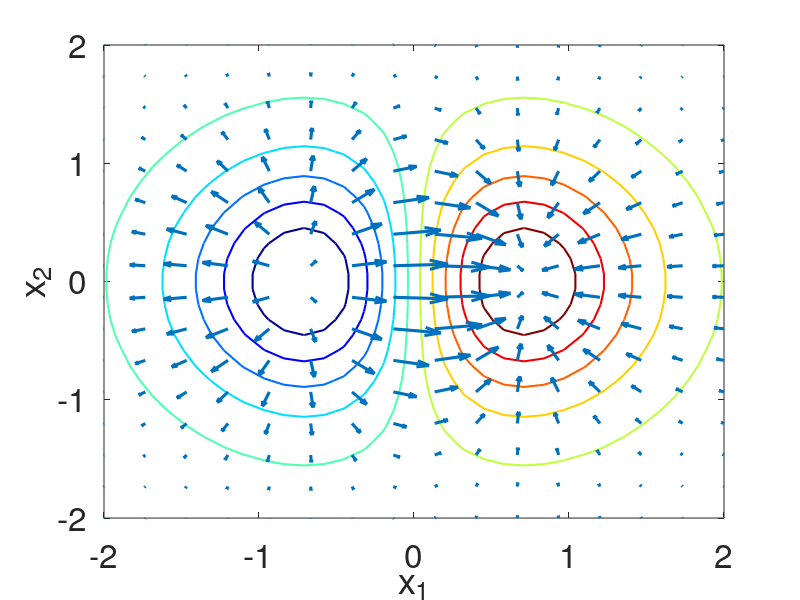

MATLAB code to generate this figure:
%
DAT.MARKERSIZE=12;
DAT.FONTSIZE=24;
DAT.LINEWIDTH=1.5;

AMP=2;

[XX,YY] = meshgrid(linspace(-AMP,AMP,32));
ZZ = XX.*exp(-XX.^2 - YY.^2);

[X,Y] = meshgrid(linspace(-AMP,AMP,16));
Z = X.*exp(-X.^2 - Y.^2);
[DX,DY] = gradient(Z,4,4);


contour(XX,YY,ZZ,'linewidth',DAT.LINEWIDTH);
colormap(jet)
hold on
h1=quiver(X,Y,DX,DY,'linewidth',1.5*DAT.LINEWIDTH);
set(h1,'AutoScale','on', 'AutoScaleFactor', 1)
hold off
colormap(jet)
hx=xlabel('x_1');
set(hx,'fontsize',DAT.FONTSIZE);
hy=ylabel('x_2');
set(hy,'fontsize',DAT.FONTSIZE);
colormap(jet)
%view([30, 20])
set(gca,'fontsize',DAT.FONTSIZE)
print(gcf,'gradient.eps','-depsc',['-F:' num2str(DAT.FONTSIZE)])
%% subplot(1,2,1);
%% surface(X,Y,Z);
%% view(-20,10);
%% subplot(1,2,2);
%% contour(X,Y,Z);
%% hold on
%% quiver(X,Y,DX,DY);
%% colormap hsv
%% hold off
